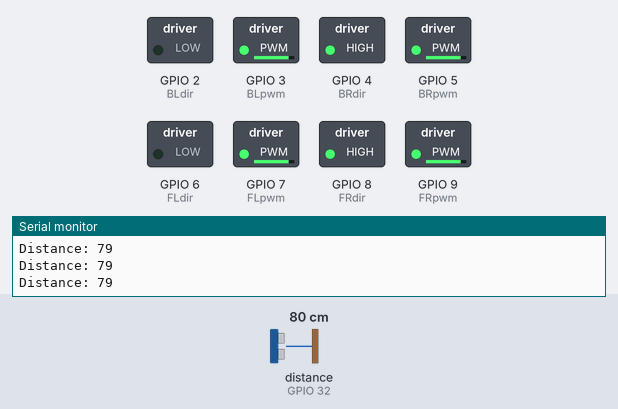
This sketch was run on a simulated ESP32. Shown: switched loads named in the sketch (green lamp = pin HIGH), the last lines printed to the serial monitor. Wiring (inferred from the names in the program): ultrasonic range finder: trigger GPIO 33; echo GPIO 32. The test bench sets the inputs (shaded band); at power-on: distance to the obstacle (sensor on GPIO 32) 80 cm. The echo pulse lasts 58.3 µs per cm; pins used as bus, display or sensor lines are not drawn.

Above: at 1.8 s.
1.9 s: distance to the obstacle (sensor on GPIO 32) set to 46 cm
3.4 s: distance to the obstacle (sensor on GPIO 32) set to 38 cm
At 5.4 s:
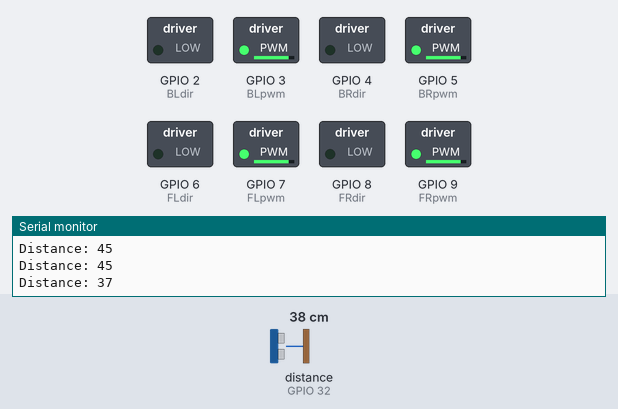
6.0 s: distance to the obstacle (sensor on GPIO 32) set to 60 cm
At 7.4 s:
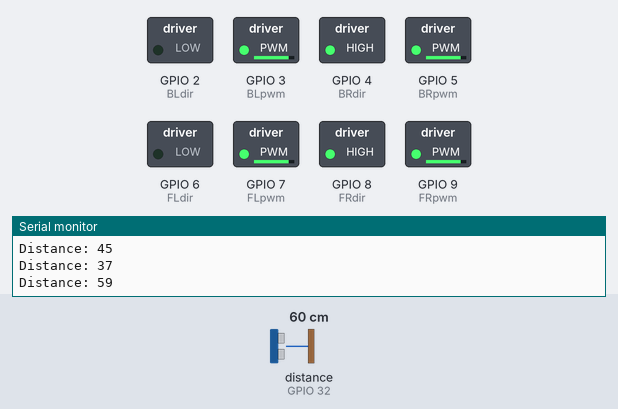
8.5 s: distance to the obstacle (sensor on GPIO 32) set to 2 cm
At 8.9 s:
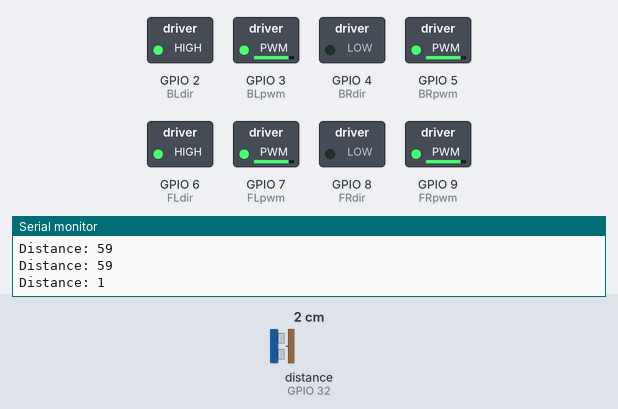
Timing chart, 0 to 11.5 s (numbered marks = the images above; inputs shaded):
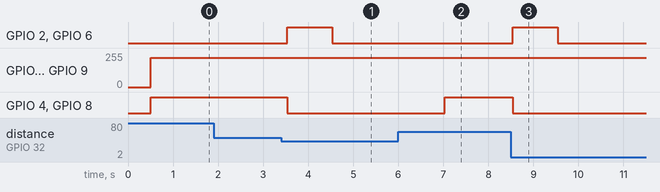

The sketch:

MotorMovement.ino
```cpp
/*Connect the wheel encoder signal to pin A7 in the Arduino.*/
volatile uint32_t CaptureCountA;
volatile boolean CaptureFlag;

const int trigPin = 33;
const int echoPin = 32;

int BLdir = 2;
int BLpwm = 3;
int BRdir = 4;
int BRpwm = 5;
int FLdir = 6;
int FLpwm = 7;
int FRdir = 8;
int FRpwm = 9;

long duration;
int distance;
void setup()
{

  pinMode(BLdir, OUTPUT);
  pinMode(BLpwm, OUTPUT);
  pinMode(BRdir, OUTPUT);
  pinMode(BRpwm, OUTPUT);
  pinMode(FLdir, OUTPUT);
  pinMode(FLpwm, OUTPUT);
  pinMode(FRdir, OUTPUT);
  pinMode(FRpwm, OUTPUT);

  //Set all pins low on startup
  digitalWrite(BLdir, LOW);
  digitalWrite(BLpwm, LOW);
  digitalWrite(BRdir, LOW);
  digitalWrite(BRpwm, LOW);
  digitalWrite(FLdir, LOW);
  digitalWrite(FLpwm, LOW);
  digitalWrite(FRdir, LOW);
  digitalWrite(FRpwm, LOW);

  //for sensor Ultrasonic
  pinMode(trigPin, OUTPUT);
  pinMode(echoPin, INPUT);
  Serial.begin(9600);
}

void loop(){
delay(500);

digitalWrite(trigPin, LOW);
delayMicroseconds(200);

digitalWrite(trigPin, HIGH);
delayMicroseconds(10);
digitalWrite(trigPin, LOW);

duration = pulseIn(echoPin, HIGH);
distance = duration * 0.034/2;

Serial.print("Distance: ");
Serial.println(distance);

if (distance > 40)
{
  moveForwards();
}
else
{
  moveBackwards();
  delay(1000);
  rotateRight();
  delay(2000);
}

}

void moveForwards()
{
  //Moving motors (forward)
  analogWrite(BLpwm, 220);
  digitalWrite(BLdir, LOW);
  analogWrite(BRpwm, 220);
  digitalWrite(BRdir, HIGH);
  analogWrite(FLpwm, 220);
  digitalWrite(FLdir, LOW);
  analogWrite(FRpwm, 220);
  digitalWrite(FRdir, HIGH);
}

void moveBackwards()
{
  analogWrite(BLpwm, 220);
  digitalWrite(BLdir, HIGH);
  analogWrite(BRpwm, 220);
  digitalWrite(BRdir, LOW);
  analogWrite(FLpwm, 220);
  digitalWrite(FLdir, HIGH);
  analogWrite(FRpwm, 220);
  digitalWrite(FRdir, LOW);
}

void rotateRight()
{
  analogWrite(BLpwm, 220);
  digitalWrite(BLdir, LOW);
  analogWrite(BRpwm, 220);
  digitalWrite(BRdir, LOW);
  analogWrite(FLpwm, 220);
  digitalWrite(FLdir, LOW);
  analogWrite(FRpwm, 220);
  digitalWrite(FRdir, LOW);
}

void rotateLeft()
{
  analogWrite(BLpwm, 220);
  digitalWrite(BLdir, HIGH);
  analogWrite(BRpwm, 220);
  digitalWrite(BRdir, HIGH);
  analogWrite(FLpwm, 220);
  digitalWrite(FLdir, HIGH);
  analogWrite(FRpwm, 220);
  digitalWrite(FRdir, HIGH);
}
```

Measured:
- the behaviour switches between 42 and 41 cm on distance to the obstacle (sensor on GPIO 32) (found by bisection; images 0 and 1)
- after the input at 3.4 s, GPIO 2 (BLdir), GPIO 6 (FLdir): LOW → HIGH after 0.13 s, → LOW 1.0 s later; GPIO 4 (BRdir), GPIO 8 (FRdir): HIGH → LOW after 0.13 s
- after the input at 6.0 s, GPIO 2 (BLdir), GPIO 6 (FLdir): stays LOW (without the input it goes to HIGH after 1.0 s); GPIO 4 (BRdir), GPIO 8 (FRdir): LOW → HIGH after 1.0 s
- after the input at 8.5 s, GPIO 2 (BLdir), GPIO 6 (FLdir): LOW → HIGH at once, → LOW 1.0 s later; GPIO 4 (BRdir), GPIO 8 (FRdir): HIGH → LOW at once
